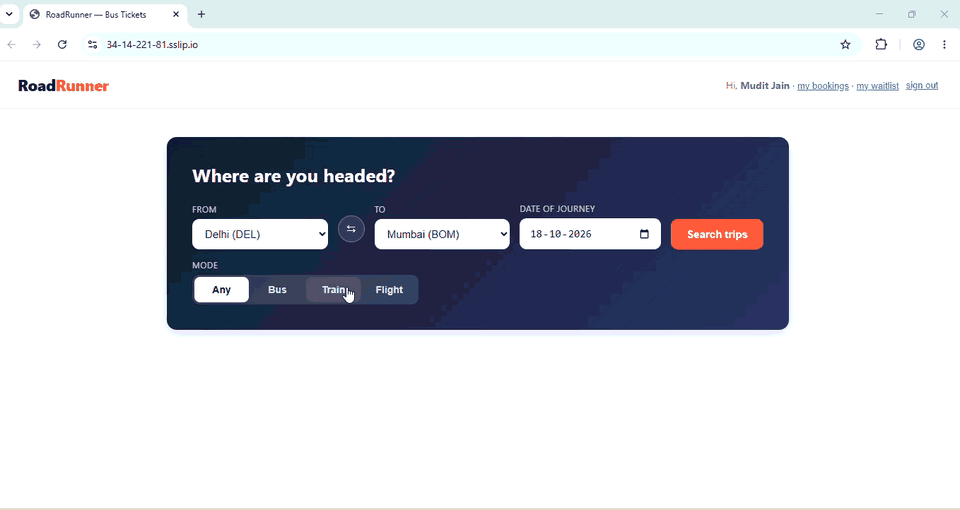
#> input picture docs/assets/demo-booking.gif, 960 x 510 px
$ python shrink-gif.py ../docs/assets/demo-booking.gif out.png
#> lines starting #> are read from the running program, lines starting #| are printed output that depends on the picture
#!/usr/bin/env python3
"""Shrink a screen-recording GIF: resize, thin the frames, reduce the palette.

Playback speed is kept by adding the duration of every dropped frame to the
frame that is kept. Only needs Pillow (pip install pillow).

  python3 scripts/shrink-gif.py raw.gif docs/assets/demo-booking.gif
  python3 scripts/shrink-gif.py raw.gif out.gif --width 800 --keep-every 3

The defaults (960 px wide, every 2nd frame, 128 colors) took a 7 MB and a 15 MB
recording down to 1.6 MB and 3.4 MB and stayed readable. Look at the result
before committing it.
"""
import argparse
import os

from PIL import Image


def main() -> None:
    p = argparse.ArgumentParser(description=__doc__, formatter_class=argparse.RawDescriptionHelpFormatter)
    p.add_argument("src")
    p.add_argument("dst")
    p.add_argument("--width", type=int, default=960)
    p.add_argument("--keep-every", type=int, default=2, help="keep every Nth frame")
    p.add_argument("--colors", type=int, default=128)
    args = p.parse_args()

    im = Image.open(args.src)
#> im is the input picture: PIL image 960x510 P; mean R, G, B 205, 207.7, 214.6
    frames, durations, pending = [], [], 0
    last = im.n_frames - 1
#> last = 75
    for i in range(im.n_frames):
        im.seek(i)
        pending += im.info.get("duration", 40)
        if i % args.keep_every == 0 or i == last:
            f = im.convert("RGB")
            f = f.resize((args.width, round(args.width * f.height / f.width)), Image.LANCZOS)
            f = f.quantize(colors=args.colors, method=Image.Quantize.MEDIANCUT, dither=Image.Dither.NONE)
            frames.append(f)
            durations.append(pending)
            pending = 0
#> this loop made 76 passes
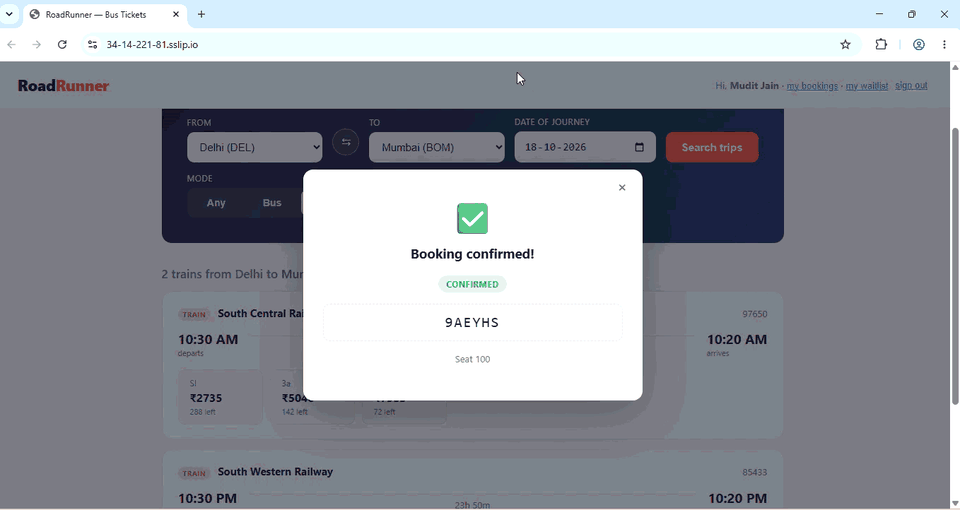
#> im: PIL image 960x510 RGB; mean R, G, B 147.7, 151.4, 159.5
#> after the loop, durations = 39 values, max 240 at index 1, min 40 at index 0, mean 159; frames = 39 items

    frames[0].save(
        args.dst, save_all=True, append_images=frames[1:], duration=durations, loop=0, optimize=True, disposal=1
    )
    mb = os.path.getsize(args.dst) / 1e6
    print(f"{args.dst}: {mb:.2f} MB, {len(frames)} frames, {sum(durations) / 1000:.1f} s")
#| out.png: 3.40 MB, 39 frames, 6.2 s


if __name__ == "__main__":
    main()
